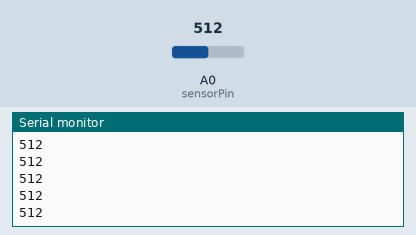
Simulated run of this sketch. Board: Arduino Uno, built with avr-gcc and run on an emulated ATmega328P. Shown: the last lines printed to the serial monitor. The test bench sets the inputs (shaded band); at power-on: A0 (sensorPin) = 512.

Above: at 1.2 s.
1.3 s: A0 (sensorPin) set to 716
At 1.9 s:
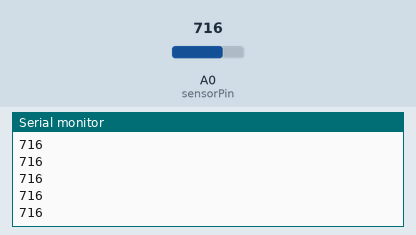
2.8 s: A0 (sensorPin) set to 900
At 3.7 s:
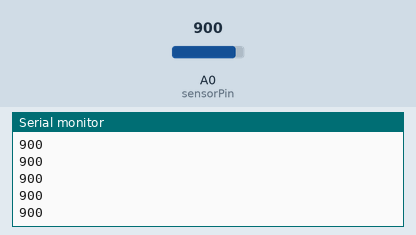
Timing chart, 0 to 5.8 s (numbered marks = the images above; inputs shaded):
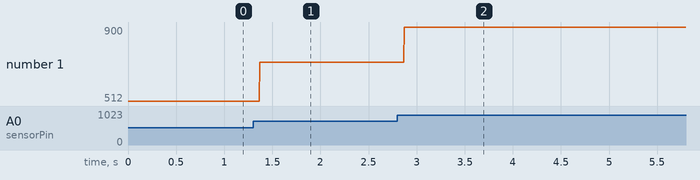

Measured:
- after the input at 1.3 s, the serial monitor: prints a new line after 0.07 s (image 1)
- after the input at 2.8 s, the serial monitor: prints a new line after 0.07 s (image 2)
- plotted number 1: 512 → 716 after the input at 1.3 s, 716 → 900 after the input at 2.8 s

The sketch:

chrome-dinosaur.ino
```cpp
const int sensorPin = A0;

void setup()
{
  Serial.begin(9600);
}

void loop()
{
  int sensorData = analogRead(sensorPin);
  Serial.println(sensorData);
}
```
